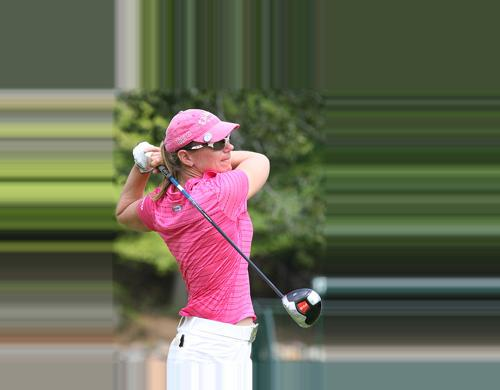
#> input picture DATA/female/102100_1970-10-09_2008.jpg, 500 x 390 px; its folder holds 4 pictures in this run
$ jupyter execute 'MODULE-2 DATA PREPARATION.ipynb'   (shell and % lines are left out)
#> lines starting #> are read from the running program, lines starting #| are printed output that depends on the picture
[cell 1]
import cv2 as cv
import matplotlib.pyplot as plt

[cell 2]
from glob import glob

[cell 3]
femalepath=glob('./DATA/female/*.jpg')
malepath=glob('./DATA/male/*.jpg')

[cell 4]
len(femalepath),len(malepath)

[cell 5]
path=femalepath[0]
img=cv.imread(path)
#> img is the input picture: shape (390, 500, 3); mean B, G, R 85.1, 103.9, 103.6
img.shape
#> Out = (390, 500, 3)

[cell 6]
def extract_images(path,gender,i) :
#> called with path = './DATA/female/102100_1970-10-09_2008.jpg', gender = 'female', i = 0
    img=cv.imread(path)
    gray=cv.cvtColor(img,cv.COLOR_BGR2GRAY)
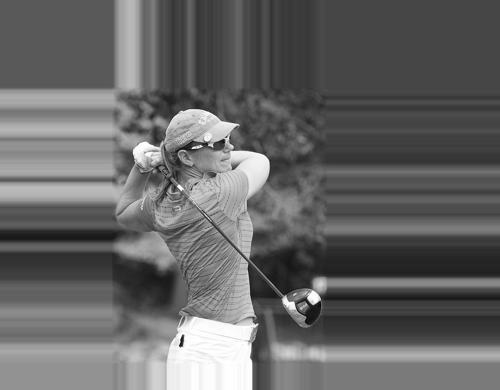
#> gray: shape (390, 500); min 2, max 255, mean 101.7
    haar=cv.CascadeClassifier('./DATA/haarcascade_frontalface_default.xml')
    faces=haar.detectMultiScale(gray,1.5,5)
#> faces = ()
    for x,y,w,h in faces:
        roi=img[y:y+h,x:x+w]
        if(gender=='male'):
            cv.imwrite('./DATA/crop/male_crop/{}_{}.png'.format(gender,i),roi)
        else:
            cv.imwrite('./DATA/crop/female_crop/{}_{}.png'.format(gender,i),roi)
#> this loop made 0 passes

[cell 7]
for i,path in enumerate(malepath):
    try:
        extract_images(path,'male',i)
        print('INFO: {}/{} processed successfully'.format(i,len(femalepath)))
    except:
        print('INFO: {}/{} cannot be processed'.format(i,len(femalepath)))

[cell 8]
plt.imshow(img)

[cell 9]
for i,path in enumerate(femalepath):
    try:
        extract_images(path,'female',i)
        print('INFO: {}/{} processed successfully'.format(i,len(femalepath)))
    except:
        print('INFO: {}/{} cannot be processed'.format(i,len(femalepath)))
#> pass 2 of the loop `for i,path in enumerate(femalepath):`:
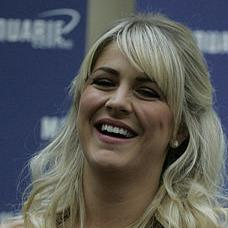
#> input picture DATA/female/11559201_1983-02-08_2012.jpg, 228 x 228 px
#> in extract_images, img is the input picture: shape (228, 228, 3); mean B, G, R 89.7, 90.5, 89.6
#> in extract_images (call 2), `gray=cv.cvtColor(img,cv.COLOR_BGR2GRAY)`:
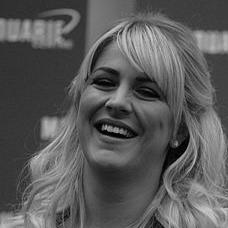
#> gray: shape (228, 228); min 0, max 208, mean 90.1
#> faces = [[65, 37, 122, 122]]
#> the loop in extract_images (call 2), `for x,y,w,h in faces:` made 1 pass
#> pass 1, in extract_images (call 2), `roi=img[y:y+h,x:x+w]`:
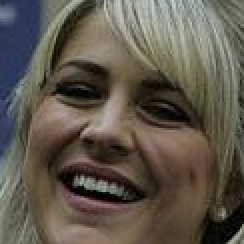
#> roi: shape (122, 122, 3) (shown 2 times larger); mean B, G, R 76.5, 87.9, 95.1
#> pass 3 of the loop `for i,path in enumerate(femalepath):`:
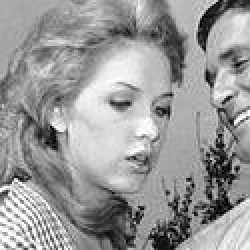
#> input picture DATA/female/1157400_1938-10-01_1961.jpg, 125 x 125 px (shown 2 times larger)
#> in extract_images, img is the input picture: shape (125, 125, 3); min 0, max 255, mean 152.6
#> gray: shape (125, 125)
#> faces = [[32, 20, 81, 81]]
#> the loop in extract_images (call 3), `for x,y,w,h in faces:` made 1 pass
#> pass 1, in extract_images (call 3), `roi=img[y:y+h,x:x+w]`:
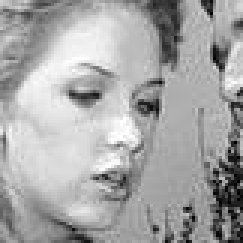
#> roi: shape (81, 81, 3) (shown 3 times larger); min 0, max 255, mean 166.4
#> the loop made 4 passes; the first 3 are shown
